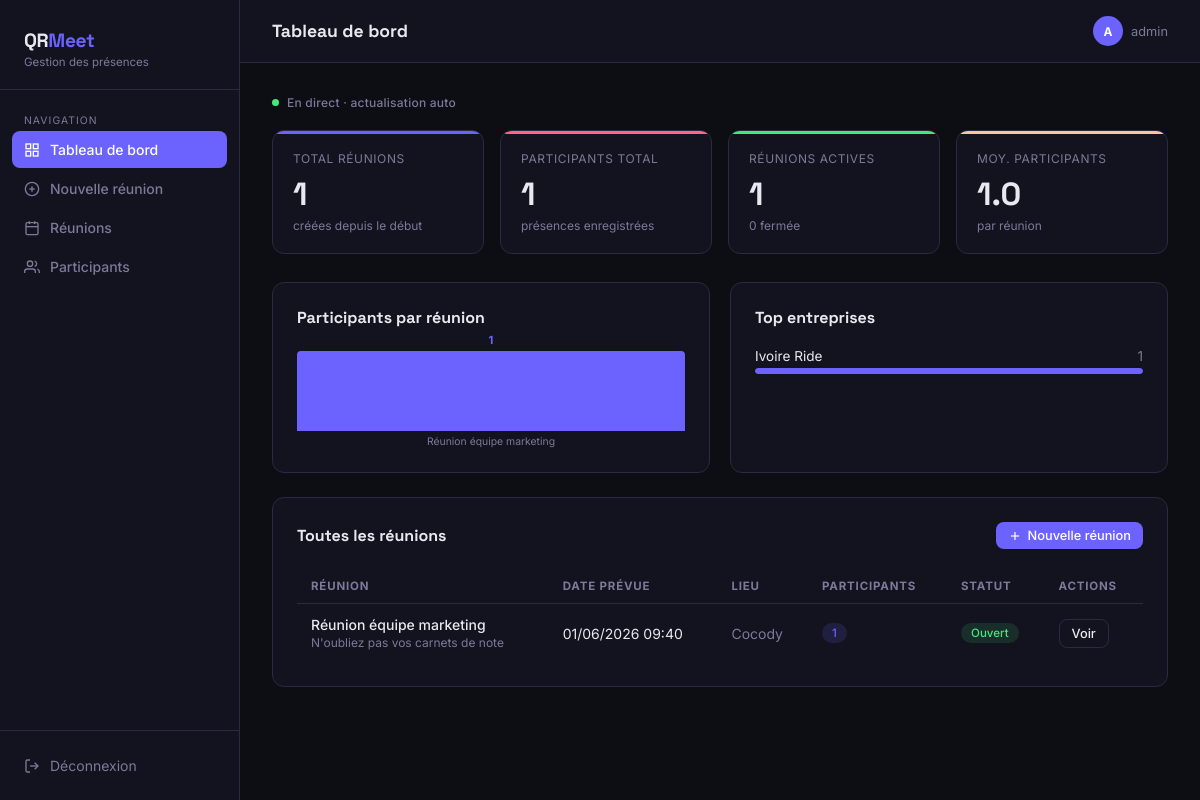
The page /dashboard (signed in) on the database as committed earlier.
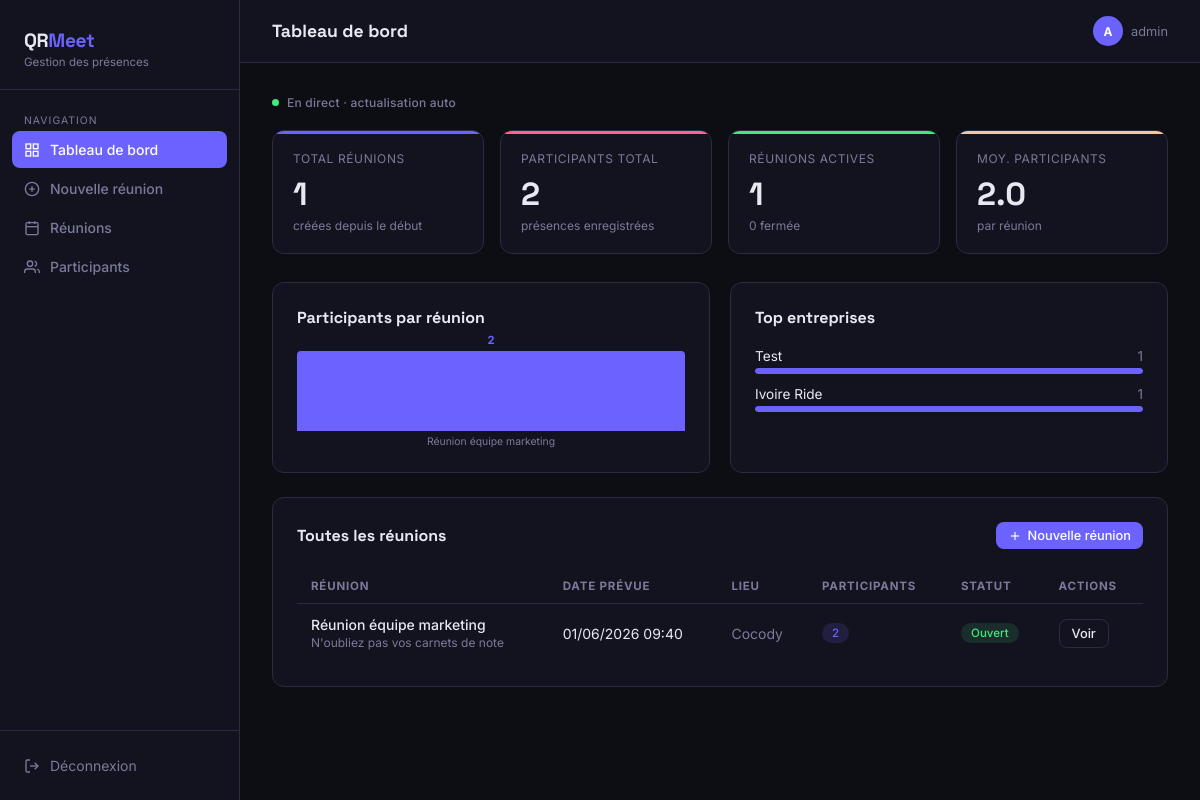
The same page on the database as committed later.
### app.py (models this page shows)
class Meeting(db.Model):
    id = db.Column(db.Integer, primary_key=True)
    title = db.Column(db.String(200), nullable=False)
    description = db.Column(db.Text, default='')
    location = db.Column(db.String(200), default='')
    scheduled_at = db.Column(db.DateTime, nullable=False)
    created_at = db.Column(db.DateTime, default=datetime.utcnow)
    token = db.Column(db.String(64), unique=True, nullable=False)
    is_active = db.Column(db.Boolean, default=True)
    participants = db.relationship('Participant', backref='meeting', lazy=True, cascade='all, delete-orphan')
    @property
    def participant_count(self):
        return len(self.participants)

class Participant(db.Model):
    id = db.Column(db.Integer, primary_key=True)
    meeting_id = db.Column(db.Integer, db.ForeignKey('meeting.id'), nullable=False)
    first_name = db.Column(db.String(100), nullable=False)
    last_name = db.Column(db.String(100), nullable=False)
    email = db.Column(db.String(200), nullable=False)
    phone = db.Column(db.String(50), default='')
    company = db.Column(db.String(200), default='')
    position = db.Column(db.String(200), default='')
    scanned_at = db.Column(db.DateTime, default=datetime.utcnow)

### app.py (the view)
@app.route('/dashboard')
@login_required
def dashboard():
    meetings = Meeting.query.order_by(Meeting.scheduled_at.desc()).all()
    total_participants = Participant.query.count()
    active_meetings = Meeting.query.filter_by(is_active=True).count()
    inactive_meetings = Meeting.query.filter_by(is_active=False).count()
    meeting_stats = []
    for m in meetings[:10]:
        meeting_stats.append({
            'title': m.title[:25] + ('…' if len(m.title) > 25 else ''),
            'count': m.participant_count,
            'date': m.scheduled_at.strftime('%d/%m/%Y')
        })
    from sqlalchemy import func
    top_companies = db.session.query(
        Participant.company,
        func.count(Participant.id).label('cnt')
    ).filter(Participant.company != '').group_by(Participant.company).order_by(func.count(Participant.id).desc()).limit(5).all()
    return render_template('dashboard.html',
        meetings=meetings,
        total_meetings=len(meetings),
        total_participants=total_participants,
        active_meetings=active_meetings,
        inactive_meetings=inactive_meetings,
        meeting_stats=meeting_stats,
        top_companies=top_companies
    )

### app.py (called while the page is built)
def login_required(f):
    @wraps(f)
    def decorated(*args, **kwargs):
        if 'admin_id' not in session:
            return redirect(url_for('login'))
        return f(*args, **kwargs)
    return decorated

### templates/dashboard.html (shortened to what the changed rows need)
{% extends "base.html" %}
{% block page_title %}Tableau de bord{% endblock %}
{% block content %}
<div class="stats-grid">
  <div class="stat-card c2">
    <div class="stat-label">Participants total</div>
    <div class="stat-value" id="stat-participants">{{ total_participants }}</div>
    <div class="stat-sub">présences enregistrées</div>
  </div>
  <div class="stat-card c4">
    <div class="stat-label">Moy. participants</div>
    <div class="stat-value" id="stat-avg">{{ (total_participants / total_meetings)|round(1) if total_meetings > 0 else 0 }}</div>
    <div class="stat-sub">par réunion</div>
  </div>
</div>
<div class="grid-2" style="margin-bottom:24px">
  <div class="card">
    {% if meeting_stats %}
    <div class="bar-chart" id="barChart">
      {% set max_val = meeting_stats|map(attribute='count')|max %}
      {% for m in meeting_stats %}
      <div class="bar-wrap" title="{{ m.title }} — {{ m.count }} participants">
        <div class="bar-val">{{ m.count }}</div>
        <div class="bar" style="height: {{ [(m.count / max_val * 80)|int, 4]|max }}px"></div>
        <div class="bar-label">{{ m.title }}</div>
      </div>
      {% endfor %}
    </div>
    {% else %}
    <div class="empty-state"><p>Aucune réunion encore</p></div>
    {% endif %}
  </div>
  <div class="card">
    {% if top_companies %}
    {% set max_cnt = top_companies[0][1] %}
    {% for company, cnt in top_companies %}
    <div style="margin-bottom:12px">
      <div style="display:flex;justify-content:space-between;font-size:0.85rem;margin-bottom:4px">
        <span>{{ company }}</span>
        <span style="color:var(--text-muted)">{{ cnt }}</span>
      </div>
      <div style="background:var(--surface2);border-radius:4px;height:6px;overflow:hidden">
        <div style="background:var(--accent);height:100%;width:{{ (cnt/max_cnt*100)|int }}%;border-radius:4px;transition:width 0.5s"></div>
      </div>
    </div>
    {% endfor %}
    {% else %}
    <div class="empty-state"><p>Aucun participant encore</p></div>
    {% endif %}
  </div>
</div>
<div class="card">
  {% if meetings %}
  <div class="table-wrap">
    <table>
      <thead>
        <tr>
          <th>Réunion</th>
          <th>Date prévue</th>
          <th>Lieu</th>
          <th>Participants</th>
          <th>Statut</th>
          <th>Actions</th>
        </tr>
      </thead>
      <tbody id="meetings-tbody">
        {% for m in meetings %}
        <tr>
          <td>
            <a href="{{ url_for('meeting_detail', meeting_id=m.id) }}" style="color:var(--text);text-decoration:none;font-weight:500">{{ m.title }}</a>
            {% if m.description %}<div style="font-size:0.75rem;color:var(--text-muted);margin-top:2px">{{ m.description[:60] }}{% if m.description|length > 60 %}…{% endif %}</div>{% endif %}
          </td>
          <td style="white-space:nowrap">{{ m.scheduled_at.strftime('%d/%m/%Y %H:%M') }}</td>
          <td style="color:var(--text-muted)">{{ m.location or '—' }}</td>
          <td><span class="badge badge-count" data-mid="{{ m.id }}">{{ m.participant_count }}</span></td>
          <td>
            <span class="badge {{ 'badge-active' if m.is_active else 'badge-inactive' }}">
              {{ 'Ouvert' if m.is_active else 'Fermé' }}
            </span>
          </td>
          <td>
            <a href="{{ url_for('meeting_detail', meeting_id=m.id) }}" class="btn btn-outline btn-sm">Voir</a>
          </td>
        </tr>
        {% endfor %}
      </tbody>
    </table>
  </div>
  {% endif %}
</div>
{% endblock %}

Rows that differ between the two databases and show on the page:
computed for Meeting "Réunion équipe marketing": count "1" → "2"; participant_count "1" → "2"
added Participant: company "Test", meeting "1", {{ (cnt/max_cnt*100)|int }} 100 (drawn)
Other text that changed with them:
{{ total_participants }}: "1" → "2"
text no longer shown: "1.0"
text now shown: "2.0"
